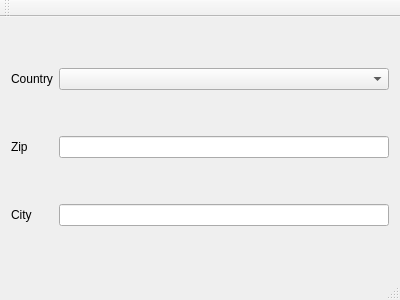
<?xml version="1.0" encoding="UTF-8"?>
<ui version="4.0">
 <class>MainWindow</class>
 <widget class="QMainWindow" name="MainWindow">
  <property name="geometry">
   <rect>
    <x>0</x>
    <y>0</y>
    <width>400</width>
    <height>300</height>
   </rect>
  </property>
  <property name="windowTitle">
   <string>MainWindow</string>
  </property>
  <widget class="QWidget" name="centralWidget">
   <layout class="QGridLayout" name="gridLayout">
    <item row="0" column="0">
     <widget class="QLabel" name="label_3">
      <property name="text">
       <string>Country</string>
      </property>
     </widget>
    </item>
    <item row="0" column="1">
     <widget class="QComboBox" name="comboBox"/>
    </item>
    <item row="1" column="0">
     <widget class="QLabel" name="label">
      <property name="text">
       <string>Zip</string>
      </property>
     </widget>
    </item>
    <item row="1" column="1">
     <widget class="QLineEdit" name="zipLineEdit"/>
    </item>
    <item row="2" column="0">
     <widget class="QLabel" name="label_2">
      <property name="text">
       <string>City</string>
      </property>
     </widget>
    </item>
    <item row="2" column="1">
     <widget class="QLineEdit" name="cityLineEdit"/>
    </item>
   </layout>
  </widget>
  <widget class="QMenuBar" name="menuBar">
   <property name="geometry">
    <rect>
     <x>0</x>
     <y>0</y>
     <width>400</width>
     <height>22</height>
    </rect>
   </property>
  </widget>
  <widget class="QToolBar" name="mainToolBar">
   <attribute name="toolBarArea">
    <enum>TopToolBarArea</enum>
   </attribute>
   <attribute name="toolBarBreak">
    <bool>false</bool>
   </attribute>
  </widget>
  <widget class="QStatusBar" name="statusBar"/>
 </widget>
 <layoutdefault spacing="6" margin="11"/>
 <resources/>
 <connections/>
</ui>
